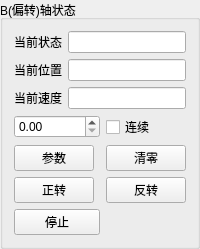
       <widget class="QGroupBox" name="groupBox_8">
        <property name="title">
         <string>B(偏转)轴状态</string>
        </property>
        <layout class="QGridLayout" name="gridLayout_7">
         <item row="0" column="0">
          <widget class="QLabel" name="label_30">
           <property name="sizePolicy">
            <sizepolicy hsizetype="Fixed" vsizetype="Fixed">
             <horstretch>0</horstretch>
             <verstretch>0</verstretch>
            </sizepolicy>
           </property>
           <property name="text">
            <string>当前状态</string>
           </property>
          </widget>
         </item>
         <item row="0" column="1" colspan="2">
          <widget class="QLineEdit" name="BStateLineEdit"/>
         </item>
         <item row="1" column="0">
          <widget class="QLabel" name="label_29">
           <property name="sizePolicy">
            <sizepolicy hsizetype="Fixed" vsizetype="Fixed">
             <horstretch>0</horstretch>
             <verstretch>0</verstretch>
            </sizepolicy>
           </property>
           <property name="text">
            <string>当前位置</string>
           </property>
          </widget>
         </item>
         <item row="1" column="1" colspan="2">
          <widget class="QLineEdit" name="BLocateLineEdit"/>
         </item>
         <item row="2" column="0">
          <widget class="QLabel" name="label_31">
           <property name="sizePolicy">
            <sizepolicy hsizetype="Fixed" vsizetype="Fixed">
             <horstretch>0</horstretch>
             <verstretch>0</verstretch>
            </sizepolicy>
           </property>
           <property name="text">
            <string>当前速度</string>
           </property>
          </widget>
         </item>
         <item row="2" column="1" colspan="2">
          <widget class="QLineEdit" name="BSpeedLineEdit"/>
         </item>
         <item row="3" column="0" colspan="2">
          <widget class="QDoubleSpinBox" name="doubleSpinBox_10">
           <property name="sizePolicy">
            <sizepolicy hsizetype="Expanding" vsizetype="Fixed">
             <horstretch>0</horstretch>
             <verstretch>0</verstretch>
            </sizepolicy>
           </property>
          </widget>
         </item>
         <item row="3" column="2">
          <widget class="QCheckBox" name="checkBox_10">
           <property name="sizePolicy">
            <sizepolicy hsizetype="Fixed" vsizetype="Fixed">
             <horstretch>0</horstretch>
             <verstretch>0</verstretch>
            </sizepolicy>
           </property>
           <property name="text">
            <string>连续</string>
           </property>
          </widget>
         </item>
         <item row="4" column="0" colspan="2">
          <widget class="QPushButton" name="BParaBtn">
           <property name="sizePolicy">
            <sizepolicy hsizetype="Fixed" vsizetype="Fixed">
             <horstretch>0</horstretch>
             <verstretch>0</verstretch>
            </sizepolicy>
           </property>
           <property name="text">
            <string>参数</string>
           </property>
          </widget>
         </item>
         <item row="4" column="2">
          <widget class="QPushButton" name="BClearBtn">
           <property name="sizePolicy">
            <sizepolicy hsizetype="Minimum" vsizetype="Fixed">
             <horstretch>0</horstretch>
             <verstretch>0</verstretch>
            </sizepolicy>
           </property>
           <property name="text">
            <string>清零</string>
           </property>
          </widget>
         </item>
         <item row="5" column="0" colspan="2">
          <widget class="QPushButton" name="BNormalBtn_2">
           <property name="sizePolicy">
            <sizepolicy hsizetype="Fixed" vsizetype="Fixed">
             <horstretch>0</horstretch>
             <verstretch>0</verstretch>
            </sizepolicy>
           </property>
           <property name="text">
            <string>正转</string>
           </property>
          </widget>
         </item>
         <item row="5" column="2">
          <widget class="QPushButton" name="BReverseBtn">
           <property name="text">
            <string>反转</string>
           </property>
          </widget>
         </item>
         <item row="6" column="0" colspan="2">
          <widget class="QPushButton" name="BStopBtn">
           <property name="sizePolicy">
            <sizepolicy hsizetype="Minimum" vsizetype="Fixed">
             <horstretch>0</horstretch>
             <verstretch>0</verstretch>
            </sizepolicy>
           </property>
           <property name="text">
            <string>停止</string>
           </property>
          </widget>
         </item>
        </layout>
       </widget>
